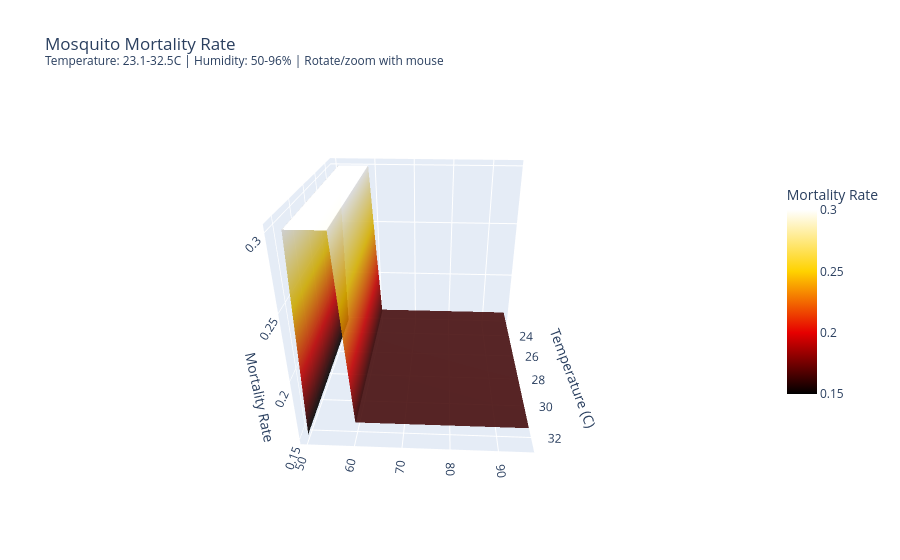

Notebook code for this chart:
### Code cell
# ============================================================================
# PLOT 5: Mortality Rate (Temperature x Humidity)
# ============================================================================
Z_mort = np.array([[mu(t, h) for t in temp_3d] for h in humid_3d])

fig5 = go.Figure()
fig5.add_trace(go.Surface(
    x=temp_3d, y=humid_3d, z=Z_mort,
    colorscale='Hot',
    opacity=0.9,
    colorbar=dict(title='Mortality Rate', len=0.6)
))

fig5.update_layout(
    title=f'Mosquito Mortality Rate<br><sup>Temperature: {temp_3d.min():.1f}-{temp_3d.max():.1f}C | Humidity: {humid_3d.min():.0f}-{humid_3d.max():.0f}% | Rotate/zoom with mouse</sup>',
    scene=dict(
        xaxis_title='Temperature (C)',
        yaxis_title='Humidity (%)',
        zaxis_title='Mortality Rate'
    ),
    height=600
)

fig5.show()

### Figure 1 — Plotly figure (JSON) as saved in the notebook; plotly's stock layout.template omitted (floating-point values rounded to 4 significant figures; data arrays with more than 128 entries replaced by an {"elided": "..."} marker saying what was removed)
{"data": [{"colorbar": {"len": 0.6, "title": {"text": "Mortality Rate"}}, "colorscale": [[0, "rgb(0, 0, 0)"], [0.3333, "rgb(230,0,0)"], [0.6667, "rgb(255,210,0)"], [1, "rgb(255,255,255)"]], "opacity": 0.9, "type": "surface", "x": [23.12, 23.31, 23.51, 23.7, 23.89, 24.08, 24.28, 24.47, 24.66, 24.85, 25.05, 25.24, 25.43, 25.62, 25.82, 26.01, 26.2, 26.39, 26.58, 26.78, 26.97, 27.16, 27.35, 27.55, 27.74, 27.93, 28.12, 28.32, 28.51, 28.7, 28.89, 29.08, 29.28, 29.47, 29.66, 29.85, 30.05, 30.24, 30.43, 30.62, 30.82, 31.01, 31.2, 31.39, 31.59, 31.78, 31.97, 32.16, 32.35, 32.55], "y": [50, 50.94, 51.87, 52.81, 53.75, 54.68, 55.62, 56.56, 57.49, 58.43, 59.37, 60.3, 61.24, 62.18, 63.12, 64.05, 64.99, 65.93, 66.86, 67.8, 68.74, 69.67, 70.61, 71.55, 72.48, 73.42, 74.36, 75.29, 76.23, 77.17, 78.1, 79.04, 79.98, 80.91, 81.85, 82.79, 83.72, 84.66, 85.6, 86.53, 87.47, 88.41, 89.34, 90.28, 91.22, 92.16, 93.09, 94.03, 94.97, 95.9], "z": {"elided": "50x50 float values"}}], "layout": {"autosize": true, "scene": {"aspectmode": "auto", "aspectratio": {"x": 1, "y": 1, "z": 1}, "camera": {"center": {"x": 0, "y": 0, "z": 0}, "eye": {"x": 1.908, "y": 0.08711, "z": 1.02}, "projection": {"type": "perspective"}, "up": {"x": 0, "y": 0, "z": 1}}, "xaxis": {"title": {"text": "Temperature (C)"}, "type": "linear"}, "yaxis": {"title": {"text": "Humidity (%)"}, "type": "linear"}, "zaxis": {"title": {"text": "Mortality Rate"}, "type": "linear"}}, "title": {"text": "Mosquito Mortality Rate<br><sup>Temperature: 23.1-32.5C | Humidity: 50-96% | Rotate/zoom with mouse</sup>"}}}
